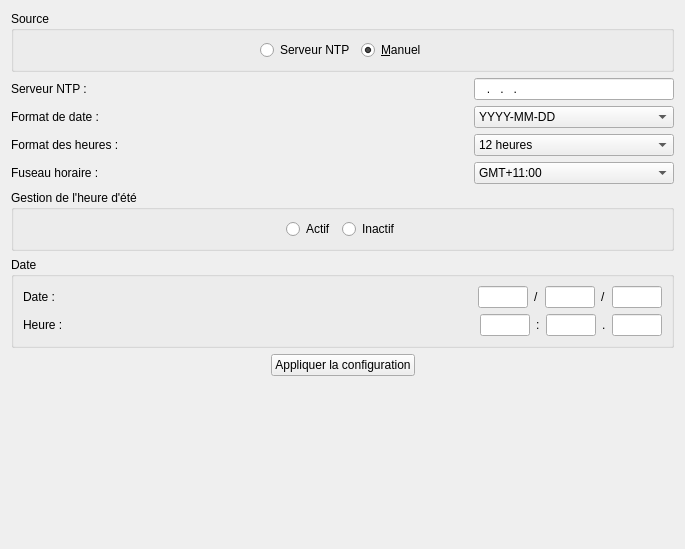
                  <widget class="QWidget" name="pageHeureDate">
                   <property name="geometry">
                    <rect>
                     <x>0</x>
                     <y>0</y>
                     <width>685</width>
                     <height>549</height>
                    </rect>
                   </property>
                   <attribute name="label">
                    <string>Heure / Date</string>
                   </attribute>
                   <layout class="QVBoxLayout" name="verticalLayout_13">
                    <item>
                     <widget class="QGroupBox" name="groupBoxConfigurationHeureDateSource">
                      <property name="title">
                       <string>Source</string>
                      </property>
                      <layout class="QHBoxLayout" name="horizontalLayout_43">
                       <item>
                        <spacer name="horizontalSpacer_14">
                         <property name="orientation">
                          <enum>Qt::Horizontal</enum>
                         </property>
                         <property name="sizeHint" stdset="0">
                          <size>
                           <width>40</width>
                           <height>20</height>
                          </size>
                         </property>
                        </spacer>
                       </item>
                       <item>
                        <widget class="QRadioButton" name="radioButtonConfigurationHeureDateSourceNTP">
                         <property name="text">
                          <string>Serveur NTP</string>
                         </property>
                        </widget>
                       </item>
                       <item>
                        <widget class="QRadioButton" name="radioButtonConfigurationHeureDateSourceManuel">
                         <property name="text">
                          <string>&amp;Manuel</string>
                         </property>
                         <property name="checked">
                          <bool>true</bool>
                         </property>
                        </widget>
                       </item>
                       <item>
                        <spacer name="horizontalSpacer_24">
                         <property name="orientation">
                          <enum>Qt::Horizontal</enum>
                         </property>
                         <property name="sizeHint" stdset="0">
                          <size>
                           <width>40</width>
                           <height>20</height>
                          </size>
                         </property>
                        </spacer>
                       </item>
                      </layout>
                     </widget>
                    </item>
                    <item>
                     <layout class="QHBoxLayout" name="horizontalLayout_34">
                      <item>
                       <widget class="QLabel" name="labelConfigurationHeureDateServeurNTP">
                        <property name="text">
                         <string>Serveur NTP :</string>
                        </property>
                       </widget>
                      </item>
                      <item>
                       <spacer name="horizontalSpacer_15">
                        <property name="orientation">
                         <enum>Qt::Horizontal</enum>
                        </property>
                        <property name="sizeHint" stdset="0">
                         <size>
                          <width>40</width>
                          <height>20</height>
                         </size>
                        </property>
                       </spacer>
                      </item>
                      <item>
                       <widget class="QLineEdit" name="lineEditConfigurationHeureDateAdresseServeurNTP">
                        <property name="maximumSize">
                         <size>
                          <width>200</width>
                          <height>16777215</height>
                         </size>
                        </property>
                        <property name="inputMask">
                         <string>000.000.000.000</string>
                        </property>
                       </widget>
                      </item>
                     </layout>
                    </item>
                    <item>
                     <layout class="QHBoxLayout" name="horizontalLayout_36">
                      <item>
                       <widget class="QLabel" name="labelConfigurationHeureDateFormatDate">
                        <property name="text">
                         <string>Format de date : </string>
                        </property>
                       </widget>
                      </item>
                      <item>
                       <spacer name="horizontalSpacer_16">
                        <property name="orientation">
                         <enum>Qt::Horizontal</enum>
                        </property>
                        <property name="sizeHint" stdset="0">
                         <size>
                          <width>40</width>
                          <height>20</height>
                         </size>
                        </property>
                       </spacer>
                      </item>
                      <item>
                       <widget class="QComboBox" name="comboBoxConfigurationHeureDateFormatDate">
                        <property name="sizePolicy">
                         <sizepolicy hsizetype="Expanding" vsizetype="Fixed">
                          <horstretch>0</horstretch>
                          <verstretch>0</verstretch>
                         </sizepolicy>
                        </property>
                        <property name="maximumSize">
                         <size>
                          <width>200</width>
                          <height>16777215</height>
                         </size>
                        </property>
                        <item>
                         <property name="text">
                          <string>YYYY-MM-DD</string>
                         </property>
                        </item>
                        <item>
                         <property name="text">
                          <string>DD/MM/YYYY</string>
                         </property>
                        </item>
                        <item>
                         <property name="text">
                          <string>MM/DD/YYYY</string>
                         </property>
                        </item>
                       </widget>
                      </item>
                     </layout>
                    </item>
                    <item>
                     <layout class="QHBoxLayout" name="horizontalLayout_37">
                      <item>
                       <widget class="QLabel" name="labelConfigurationHeureDateFormatHeures">
                        <property name="text">
                         <string>Format des heures : </string>
                        </property>
                       </widget>
                      </item>
                      <item>
                       <spacer name="horizontalSpacer_17">
                        <property name="orientation">
                         <enum>Qt::Horizontal</enum>
                        </property>
                        <property name="sizeHint" stdset="0">
                         <size>
                          <width>40</width>
                          <height>20</height>
                         </size>
                        </property>
                       </spacer>
                      </item>
                      <item>
                       <widget class="QComboBox" name="comboBoxConfigurationHeureDateFormatHeures">
                        <property name="sizePolicy">
                         <sizepolicy hsizetype="Expanding" vsizetype="Fixed">
                          <horstretch>0</horstretch>
                          <verstretch>0</verstretch>
                         </sizepolicy>
                        </property>
                        <property name="maximumSize">
                         <size>
                          <width>200</width>
                          <height>16777215</height>
                         </size>
                        </property>
                        <item>
                         <property name="text">
                          <string>12 heures</string>
                         </property>
                        </item>
                        <item>
                         <property name="text">
                          <string>24 heures</string>
                         </property>
                        </item>
                       </widget>
                      </item>
                     </layout>
                    </item>
                    <item>
                     <layout class="QHBoxLayout" name="horizontalLayout_38">
                      <item>
                       <widget class="QLabel" name="labelConfigurationHeureDateFuseauHoraire">
                        <property name="text">
                         <string>Fuseau horaire : </string>
                        </property>
                       </widget>
                      </item>
                      <item>
                       <spacer name="horizontalSpacer_18">
                        <property name="orientation">
                         <enum>Qt::Horizontal</enum>
                        </property>
                        <property name="sizeHint" stdset="0">
                         <size>
                          <width>40</width>
                          <height>20</height>
                         </size>
                        </property>
                       </spacer>
                      </item>
                      <item>
                       <widget class="QComboBox" name="comboBoxConfigurationHeureDateFuseauHoraire">
                        <property name="sizePolicy">
                         <sizepolicy hsizetype="Expanding" vsizetype="Fixed">
                          <horstretch>0</horstretch>
                          <verstretch>0</verstretch>
                         </sizepolicy>
                        </property>
                        <property name="maximumSize">
                         <size>
                          <width>200</width>
                          <height>16777215</height>
                         </size>
                        </property>
                        <item>
                         <property name="text">
                          <string>GMT+11:00</string>
                         </property>
                        </item>
                        <item>
                         <property name="text">
                          <string>GMT+10:00</string>
                         </property>
                        </item>
                        <item>
                         <property name="text">
                          <string>GMT+09:00</string>
                         </property>
                        </item>
                        <item>
                         <property name="text">
                          <string>GMT+08:00</string>
                         </property>
                        </item>
                        <item>
                         <property name="text">
                          <string>GMT+07:00</string>
                         </property>
                        </item>
                        <item>
                         <property name="text">
                          <string>GMT+06:00</string>
                         </property>
                        </item>
                        <item>
                         <property name="text">
                          <string>GMT+05:00</string>
                         </property>
                        </item>
                        <item>
                         <property name="text">
                          <string>GMT+04:00</string>
                         </property>
                        </item>
                        <item>
                         <property name="text">
                          <string>GMT+03:00</string>
                         </property>
                        </item>
                        <item>
                         <property name="text">
                          <string>GMT+02:00</string>
                         </property>
                        </item>
                        <item>
                         <property name="text">
                          <string>GMT+01:00</string>
                         </property>
                        </item>
                        <item>
                         <property name="text">
                          <string>GMT</string>
                         </property>
                        </item>
                        <item>
                         <property name="text">
                          <string>GMT-01:00</string>
                         </property>
                        </item>
                        <item>
                         <property name="text">
                          <string>GMT-02:00</string>
                         </property>
                        </item>
                        <item>
                         <property name="text">
                          <string>GMT-03:00</string>
                         </property>
                        </item>
                        <item>
                         <property name="text">
                          <string>GMT-04:00</string>
                         </property>
                        </item>
                        <item>
                         <property name="text">
                          <string>GMT-05:00</string>
                         </property>
                        </item>
                        <item>
                         <property name="text">
                          <string>GMT-06:00</string>
                         </property>
                        </item>
                        <item>
                         <property name="text">
                          <string>GMT-07:00</string>
                         </property>
                        </item>
                        <item>
                         <property name="text">
                          <string>GMT-08:00</string>
                         </property>
                        </item>
                        <item>
                         <property name="text">
                          <string>GMT-09:00</string>
                         </property>
                        </item>
                        <item>
                         <property name="text">
                          <string>GMT-10:00</string>
                         </property>
                        </item>
                        <item>
                         <property name="text">
                          <string>GMT-11:00</string>
                         </property>
                        </item>
                       </widget>
                      </item>
                     </layout>
                    </item>
                    <item>
                     <widget class="QGroupBox" name="groupBoxConfigurationHeureDateGestionHeureEte">
                      <property name="title">
                       <string>Gestion de l'heure d'été</string>
                      </property>
                      <layout class="QHBoxLayout" name="horizontalLayout_35">
                       <item>
                        <spacer name="horizontalSpacer_25">
                         <property name="orientation">
                          <enum>Qt::Horizontal</enum>
                         </property>
                         <property name="sizeHint" stdset="0">
                          <size>
                           <width>40</width>
                           <height>20</height>
                          </size>
                         </property>
                        </spacer>
                       </item>
                       <item>
                        <widget class="QRadioButton" name="radioButtonConfigurationHeureDateGestionHeureEteOn">
                         <property name="text">
                          <string>Actif</string>
                         </property>
                        </widget>
                       </item>
                       <item>
                        <widget class="QRadioButton" name="radioButtonConfigurationHeureDateGestionHeureEteOff">
                         <property name="text">
                          <string>Inactif</string>
                         </property>
                        </widget>
                       </item>
                       <item>
                        <spacer name="horizontalSpacer_19">
                         <property name="orientation">
                          <enum>Qt::Horizontal</enum>
                         </property>
                         <property name="sizeHint" stdset="0">
                          <size>
                           <width>40</width>
                           <height>20</height>
                          </size>
                         </property>
                        </spacer>
                       </item>
                      </layout>
                     </widget>
                    </item>
                    <item>
                     <widget class="QGroupBox" name="groupBoxConfigurationHeureDateDate">
                      <property name="title">
                       <string>Date</string>
                      </property>
                      <layout class="QVBoxLayout" name="verticalLayout_24">
                       <item>
                        <layout class="QHBoxLayout" name="horizontalLayout_40">
                         <item>
                          <widget class="QLabel" name="labelConfigurationHeureDateDateDate">
                           <property name="text">
                            <string>Date :</string>
                           </property>
                          </widget>
                         </item>
                         <item>
                          <spacer name="horizontalSpacer_20">
                           <property name="orientation">
                            <enum>Qt::Horizontal</enum>
                           </property>
                           <property name="sizeHint" stdset="0">
                            <size>
                             <width>40</width>
                             <height>20</height>
                            </size>
                           </property>
                          </spacer>
                         </item>
                         <item>
                          <widget class="QLineEdit" name="lineEditConfigurationHeureDateDateDateG">
                           <property name="maximumSize">
                            <size>
                             <width>50</width>
                             <height>16777215</height>
                            </size>
                           </property>
                           <property name="text">
                            <string/>
                           </property>
                          </widget>
                         </item>
                         <item>
                          <widget class="QLabel" name="labelConfigurationHeureDateSlash1">
                           <property name="text">
                            <string>/</string>
                           </property>
                          </widget>
                         </item>
                         <item>
                          <widget class="QLineEdit" name="lineEditConfigurationHeureDateDateDateM">
                           <property name="maximumSize">
                            <size>
                             <width>50</width>
                             <height>16777215</height>
                            </size>
                           </property>
                          </widget>
                         </item>
                         <item>
                          <widget class="QLabel" name="labelConfigurationHeureDateSlash2">
                           <property name="text">
                            <string>/</string>
                           </property>
                          </widget>
                         </item>
                         <item>
                          <widget class="QLineEdit" name="lineEditConfigurationHeureDateDateDateD">
                           <property name="maximumSize">
                            <size>
                             <width>50</width>
                             <height>16777215</height>
                            </size>
                           </property>
                          </widget>
                         </item>
                        </layout>
                       </item>
                       <item>
                        <layout class="QHBoxLayout" name="horizontalLayout_41">
                         <item>
                          <widget class="QLabel" name="labelConfigurationHeureDateDateHeure">
                           <property name="text">
                            <string>Heure : </string>
                           </property>
                          </widget>
                         </item>
                         <item>
                          <spacer name="horizontalSpacer_21">
                           <property name="orientation">
                            <enum>Qt::Horizontal</enum>
                           </property>
                           <property name="sizeHint" stdset="0">
                            <size>
                             <width>40</width>
                             <height>20</height>
                            </size>
                           </property>
                          </spacer>
                         </item>
                         <item>
                          <widget class="QLineEdit" name="lineEditConfigurationHeureDateDateHeure">
                           <property name="maximumSize">
                            <size>
                             <width>50</width>
                             <height>16777215</height>
                            </size>
                           </property>
                           <property name="text">
                            <string/>
                           </property>
                          </widget>
                         </item>
                         <item>
                          <widget class="QLabel" name="labelConfigurationHeureDateSlash3">
                           <property name="text">
                            <string>:</string>
                           </property>
                          </widget>
                         </item>
                         <item>
                          <widget class="QLineEdit" name="lineEditConfigurationHeureDateDateMinute">
                           <property name="maximumSize">
                            <size>
                             <width>50</width>
                             <height>16777215</height>
                            </size>
                           </property>
                          </widget>
                         </item>
                         <item>
                          <widget class="QLabel" name="labelConfigurationHeureDateSlash4">
                           <property name="text">
                            <string>.</string>
                           </property>
                          </widget>
                         </item>
                         <item>
                          <widget class="QLineEdit" name="lineEditConfigurationHeureDateDateSecondes">
                           <property name="maximumSize">
                            <size>
                             <width>50</width>
                             <height>16777215</height>
                            </size>
                           </property>
                          </widget>
                         </item>
                        </layout>
                       </item>
                      </layout>
                     </widget>
                    </item>
                    <item>
                     <layout class="QHBoxLayout" name="horizontalLayout_42">
                      <item>
                       <spacer name="horizontalSpacer_23">
                        <property name="orientation">
                         <enum>Qt::Horizontal</enum>
                        </property>
                        <property name="sizeHint" stdset="0">
                         <size>
                          <width>40</width>
                          <height>20</height>
                         </size>
                        </property>
                       </spacer>
                      </item>
                      <item>
                       <widget class="QPushButton" name="pushButtonConfigurationHeureDateAppliquer">
                        <property name="text">
                         <string>Appliquer la configuration</string>
                        </property>
                       </widget>
                      </item>
                      <item>
                       <spacer name="horizontalSpacer_22">
                        <property name="orientation">
                         <enum>Qt::Horizontal</enum>
                        </property>
                        <property name="sizeHint" stdset="0">
                         <size>
                          <width>40</width>
                          <height>20</height>
                         </size>
                        </property>
                       </spacer>
                      </item>
                     </layout>
                    </item>
                    <item>
                     <spacer name="verticalSpacer_6">
                      <property name="orientation">
                       <enum>Qt::Vertical</enum>
                      </property>
                      <property name="sizeHint" stdset="0">
                       <size>
                        <width>20</width>
                        <height>40</height>
                       </size>
                      </property>
                     </spacer>
                    </item>
                   </layout>
                  </widget>
